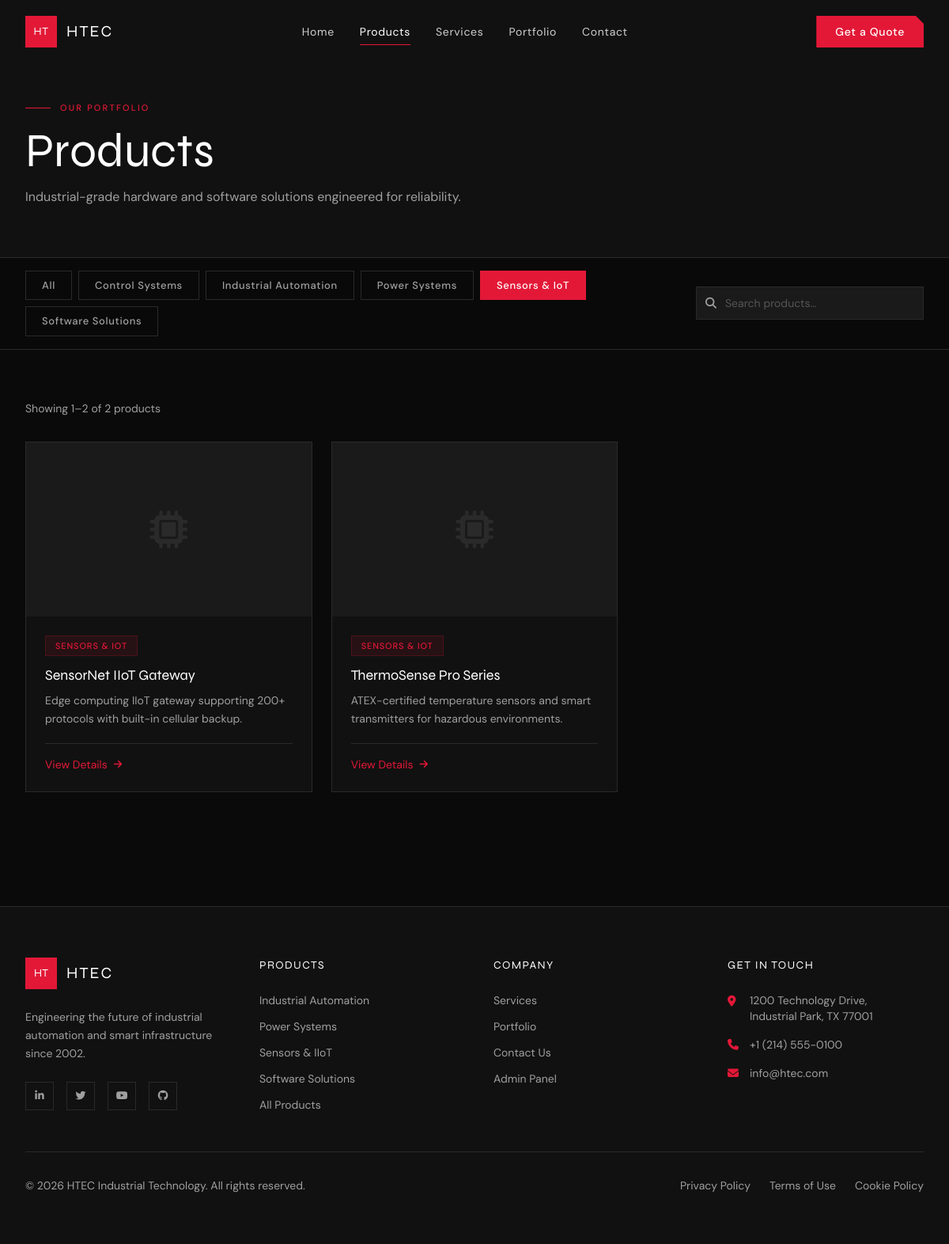
The page /products.php?category=sensors-iot on the database its author committed.
### tables this page shows
CREATE TABLE IF NOT EXISTS categories (
    id INT AUTO_INCREMENT PRIMARY KEY,
    name VARCHAR(100) NOT NULL UNIQUE,
    slug VARCHAR(100) NOT NULL UNIQUE,
    created_at TIMESTAMP DEFAULT CURRENT_TIMESTAMP
);

CREATE TABLE IF NOT EXISTS products (
    id INT AUTO_INCREMENT PRIMARY KEY,
    name VARCHAR(255) NOT NULL,
    slug VARCHAR(255) NOT NULL UNIQUE,
    description TEXT,
    short_description VARCHAR(500),
    category_id INT,
    datasheet VARCHAR(500) DEFAULT NULL,
    featured TINYINT(1) DEFAULT 0,
    status ENUM('active', 'inactive') DEFAULT 'active',
    created_at TIMESTAMP DEFAULT CURRENT_TIMESTAMP,
    updated_at TIMESTAMP DEFAULT CURRENT_TIMESTAMP ON UPDATE CURRENT_TIMESTAMP,
    FOREIGN KEY (category_id) REFERENCES categories(id) ON DELETE SET NULL
);

### config/helpers.php (called while the page is built, shortened)
<?php
require_once __DIR__ . '/database.php';
function sanitize(string $input): string {
    return htmlspecialchars(strip_tags(trim($input)), ENT_QUOTES, 'UTF-8');
}
function sanitizeInt(mixed $input): int {
    return (int) filter_var($input, FILTER_SANITIZE_NUMBER_INT);
}
function url(string $path = ''): string {
    return APP_URL . '/' . ltrim($path, '/');
}
function paginate(int $total, int $perPage, int $currentPage): array {
    $totalPages = (int) ceil($total / $perPage);
    $currentPage = max(1, min($currentPage, $totalPages));
    $offset = ($currentPage - 1) * $perPage;
    return [
        'total'       => $total,
        'per_page'    => $perPage,
        'current'     => $currentPage,
        'total_pages' => $totalPages,
        'offset'      => $offset,
        'has_prev'    => $currentPage > 1,
        'has_next'    => $currentPage < $totalPages,
        'prev_page'   => $currentPage - 1,
        'next_page'   => $currentPage + 1,
    ];
}
function truncate(string $text, int $length = 150): string {
    if (strlen($text) <= $length) return $text;
    return substr($text, 0, $length) . '…';
}

### config/database.php (called while the page is built, shortened)
<?php
function getDB(): PDO {
    static $pdo = null;
    if ($pdo === null) {
        $dsn = "mysql:host=" . DB_HOST . ";dbname=" . DB_NAME . ";charset=" . DB_CHARSET;
        $options = [
            PDO::ATTR_ERRMODE            => PDO::ERRMODE_EXCEPTION,
            PDO::ATTR_DEFAULT_FETCH_MODE => PDO::FETCH_ASSOC,
            PDO::ATTR_EMULATE_PREPARES   => false,
        ];
        try {
            $pdo = new PDO($dsn, DB_USER, DB_PASS, $options);
        } catch (PDOException $e) {
            error_log("Database connection failed: " . $e->getMessage());
            die(json_encode(['error' => 'Database connection failed. Please try again later.']));
        }
    }
    return $pdo;
}

### models/ProductModel.php (called while the page is built, shortened)
<?php
require_once __DIR__ . '/../config/helpers.php';
class ProductModel {
    private PDO $db;
    public function __construct() {
        $this->db = getDB();
    }
    public function getAll(array $filters = [], int $limit = 12, int $offset = 0): array {
        $where = ['p.status = ?'];
        $params = ['active'];
        if (!empty($filters['category'])) {
            $where[] = 'c.slug = ?';
            $params[] = $filters['category'];
        }
        $whereClause = 'WHERE ' . implode(' AND ', $where);
        $sql = "
            SELECT p.*, c.name AS category_name, c.slug AS category_slug,
                   pi.image_path AS primary_image
            FROM products p
            LEFT JOIN categories c ON p.category_id = c.id
            LEFT JOIN product_images pi ON p.id = pi.product_id AND pi.is_primary = 1
            {$whereClause}
            ORDER BY p.featured DESC, p.created_at DESC
            LIMIT ? OFFSET ?
        ";
        $params[] = $limit;
        $params[] = $offset;
        $stmt = $this->db->prepare($sql);
        $stmt->execute($params);
        return $stmt->fetchAll();
    }
    public function count(array $filters = []): int {
        $where = ['p.status = ?'];
        $params = ['active'];
        if (!empty($filters['category'])) {
            $where[] = 'c.slug = ?';
            $params[] = $filters['category'];
        }
        $whereClause = 'WHERE ' . implode(' AND ', $where);
        $stmt = $this->db->prepare("
            SELECT COUNT(*) FROM products p
            LEFT JOIN categories c ON p.category_id = c.id
            {$whereClause}
        ");
        $stmt->execute($params);
        return (int) $stmt->fetchColumn();
    }
    public function getCategories(): array {
        return $this->db->query("SELECT * FROM categories ORDER BY name")->fetchAll();
    }
}

### products.php (the view, shortened to what this page needs)
<?php
require_once __DIR__ . '/config/helpers.php';
require_once __DIR__ . '/models/ProductModel.php';
$productModel = new ProductModel();
$search   = sanitize($_GET['search'] ?? '');
$category = sanitize($_GET['category'] ?? '');
$page     = max(1, sanitizeInt($_GET['page'] ?? 1));
$perPage  = 9;
$filters = [];
if ($category) $filters['category'] = $category;
$total      = $productModel->count($filters);
$pagination = paginate($total, $perPage, $page);
$products   = $productModel->getAll($filters, $perPage, $pagination['offset']);
$categories = $productModel->getCategories();
$activeCat = $category;
include __DIR__ . '/views/layouts/header.php';
?>
<div class="pt-32 pb-16 bg-htec-gray border-b border-htec-border">
    <div class="max-w-7xl mx-auto px-6 lg:px-8">
        <div class="section-label">Our Portfolio</div>
        <h1 class="text-4xl md:text-6xl font-display font-700 mt-2">Products</h1>
        <p class="text-htec-text mt-4 max-w-xl">Industrial-grade hardware and software solutions engineered for reliability.</p>
    </div>
</div>
<div class="sticky top-20 z-30 bg-htec-dark/95 backdrop-blur border-b border-htec-border">
    <div class="max-w-7xl mx-auto px-6 lg:px-8 py-4">
        <div class="flex flex-col md:flex-row gap-4 items-center justify-between">
            <div class="flex flex-wrap gap-2">
                <button class="filter-btn <?= !$activeCat ? 'active' : '' ?>" data-cat="all">All</button>
                <?php foreach ($categories as $cat): ?>
                    <button class="filter-btn <?= $activeCat === $cat['slug'] ? 'active' : '' ?>" data-cat="<?= htmlspecialchars($cat['slug']) ?>">
                        <?= htmlspecialchars($cat['name']) ?>
                    </button>
                <?php endforeach; ?>
            </div>
            <div class="relative w-full md:w-72 shrink-0">
                <i class="fas fa-search absolute left-3 top-1/2 -translate-y-1/2 text-htec-text text-sm"></i>
                <input type="text" id="product-search" value="<?= htmlspecialchars($search) ?>"
                    placeholder="Search products…"
                    class="form-input pl-9 py-2.5 text-sm">
            </div>
        </div>
    </div>
</div>
<div class="max-w-7xl mx-auto px-6 lg:px-8 py-16">
    <?php if ($products): ?>
        <div class="text-htec-text text-sm mb-8">
            Showing <?= $pagination['offset'] + 1 ?>–<?= min($pagination['offset'] + $perPage, $total) ?> of <?= $total ?> products
        </div>
        <div class="grid grid-cols-1 sm:grid-cols-2 lg:grid-cols-3 gap-6">
            <?php foreach ($products as $i => $product): ?>
            <a href="<?= url('product.php?id=' . $product['id']) ?>" class="product-card fade-up" style="transition-delay:<?= ($i % 3) * 0.08 ?>s">
                <?php if ($product['primary_image']): ?>
                    <img src="<?= url('uploads/' . $product['primary_image']) ?>" alt="<?= htmlspecialchars($product['name']) ?>" class="product-img">
                <?php else: ?>
                    <div class="product-img-placeholder"><i class="fas fa-microchip"></i></div>
                <?php endif; ?>
                <div class="p-6">
                    <?php if ($product['category_name']): ?>
                        <div class="badge mb-3"><?= htmlspecialchars($product['category_name']) ?></div>
                    <?php endif; ?>
                    <h2 class="font-display font-600 text-lg leading-snug mb-2"><?= htmlspecialchars($product['name']) ?></h2>
                    <p class="text-htec-text text-sm leading-relaxed"><?= htmlspecialchars(truncate($product['short_description'] ?? '', 110)) ?></p>
                    <div class="mt-5 flex items-center gap-2 text-htec-red text-sm font-500 border-t border-htec-border pt-4">
                        <span>View Details</span>
                        <i class="fas fa-arrow-right card-arrow transition-transform text-xs"></i>
                    </div>
                </div>
            </a>
            <?php endforeach; ?>
        </div>
    <?php endif; ?>
</div>
<?php include __DIR__ . '/views/layouts/footer.php'; ?>

### assets/css/main.css (style rules this page uses)
:root { --red: #E31837; --dark: #0A0A0A; --gray: #111111; --mid: #1A1A1A; --border: #2A2A2A; --text: #A0A0A0; --text-light: #D0D0D0; --white: #FFFFFF; --transition: 0.3s cubic-bezier(0.4, 0, 0.2, 1); }
*, *::before, *::after { box-sizing: border-box; }
html { scroll-behavior: smooth; }
body { background: var(--dark); color: var(--white); font-family: 'DM Sans', sans-serif; overflow-x: hidden; }
.font-display { font-family: 'Syne', sans-serif; }
h1,h2,h3,h4 { font-family: 'Syne', sans-serif; }
.product-card { background: var(--gray); border: 1px solid var(--border); transition: all var(--transition); overflow: hidden; cursor: pointer; text-decoration: none; display: block; color: inherit; }
.product-img-placeholder { width: 100%; height: 220px; background: var(--mid); display: flex; align-items: center; justify-content: center; color: var(--border); font-size: 3rem; }
.badge { display: inline-block; font-size: 0.6875rem; font-weight: 500; letter-spacing: 0.08em; text-transform: uppercase; padding: 0.25rem 0.75rem; background: rgba(227,24,55,0.1); color: var(--red); border: 1px solid rgba(227,24,55,0.2); }
.section-label { font-size: 0.6875rem; font-weight: 500; letter-spacing: 0.2em; text-transform: uppercase; color: var(--red); display: flex; align-items: center; gap: 0.75rem; margin-bottom: 1rem; }
.section-label::before { content: ''; display: block; width: 2rem; height: 1px; background: var(--red); }
.form-input { width: 100%; background: var(--mid); border: 1px solid var(--border); color: var(--white); padding: 0.75rem 1rem; font-family: 'DM Sans', sans-serif; font-size: 0.9rem; transition: border-color var(--transition); outline: none; }
.form-input::placeholder { color: #555; }
.fade-up { opacity: 0; transform: translateY(30px); transition: opacity 0.6s ease, transform 0.6s ease; }
.fade-up.visible { opacity: 1; transform: translateY(0); }
.filter-btn { font-size: 0.8125rem; font-weight: 500; letter-spacing: 0.05em; padding: 0.5rem 1.25rem; background: transparent; color: var(--text); border: 1px solid var(--border); cursor: pointer; transition: all var(--transition); white-space: nowrap; }
.filter-btn:hover, .filter-btn.active { background: var(--red); color: var(--white); border-color: var(--red); }

### rows shown on the page
categories: name "Control Systems"
categories: name "Industrial Automation"
categories: name "Power Systems"
categories: name "Sensors & IoT"
categories: name "Software Solutions"
products: category.name "SENSORS & IOT", name "SensorNet IIoT Gateway", short_description "Edge computing IIoT gateway supporting 200+ protocols with built-in cellular backup."
products: category.name "SENSORS & IOT", name "ThermoSense Pro Series", short_description "ATEX-certified temperature sensors and smart transmitters for hazardous environments."

### other values the page prints
$pagination['offset'] + 1 "1"
min($pagination['offset'] + $perPage, $total) "2"
$total "2"
